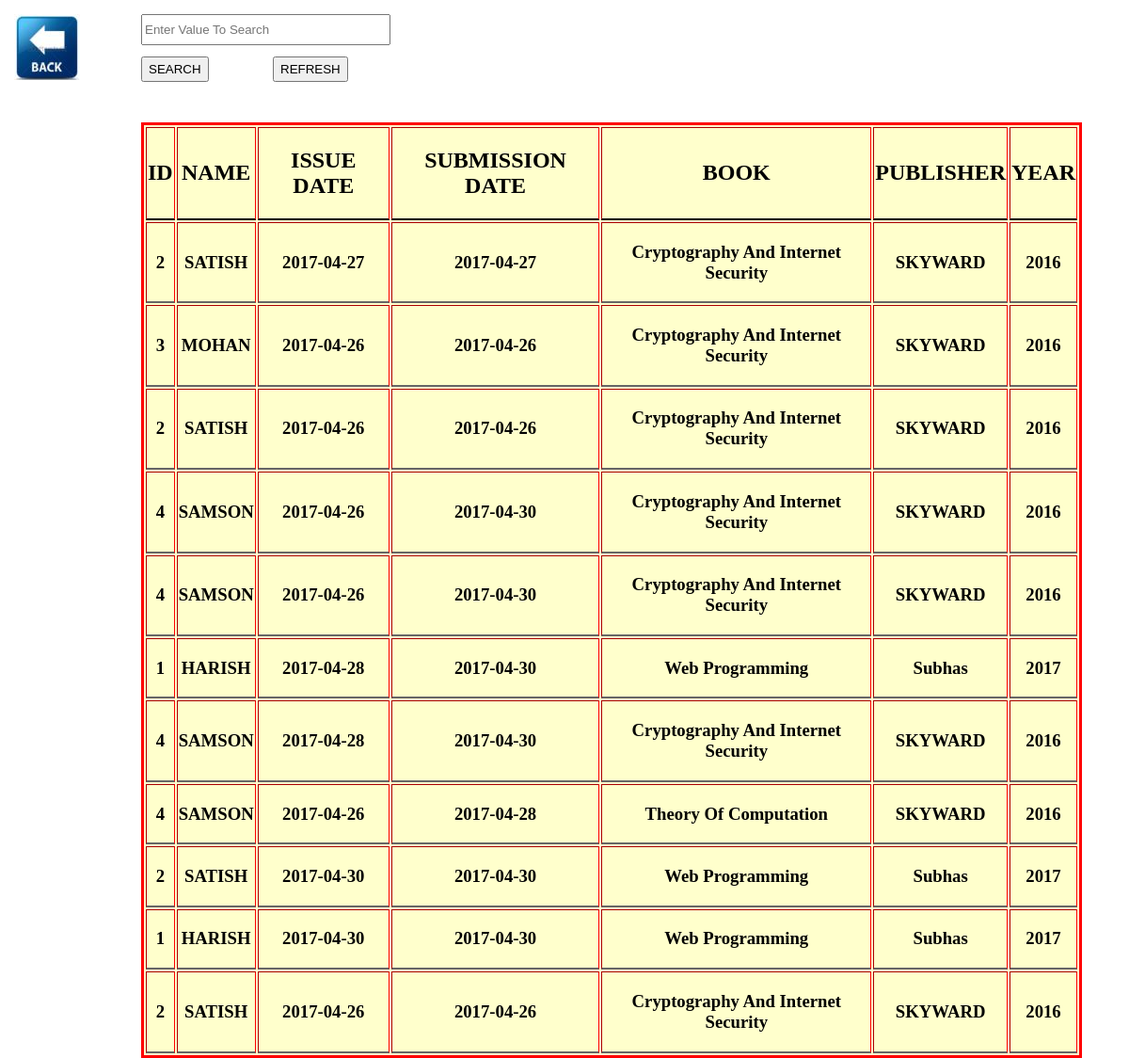
The app's page /issuelist.php with its own data.
### tables this page shows
CREATE TABLE `new_book` (
  `id` int(11) NOT NULL,
  `mem_id` varchar(100) NOT NULL,
  `mem_name` varchar(100) NOT NULL,
  `issued_date` varchar(255) NOT NULL,
  `tosub` varchar(255) NOT NULL,
  `submit_date` varchar(255) NOT NULL,
  `charge` varchar(200) NOT NULL,
  `name` varchar(200) NOT NULL,
  `pub` varchar(255) NOT NULL,
  `year` int(100) NOT NULL
);

### issuelist.php (the view, shortened to what this page needs)
<?php
if(isset($_POST['search']))
{
    $valueToSearch = $_POST['valueToSearch'];
    $query = "SELECT * FROM `new_book` WHERE `mem_id`='$valueToSearch' OR `mem_name`='$valueToSearch' OR `issued_date`='$valueToSearch' OR `tosub`='$valueToSearch' OR `name`='$valueToSearch' OR `pub`='$valueToSearch' OR `year`='$valueToSearch'";
    $search_result = filterTable($query);
}
 else {
    $query = "SELECT * FROM `new_book`";
    $search_result = filterTable($query);
}
function filterTable($query)
{
    $connect = mysqli_connect("localhost", "root", "", "libpro");
    $filter_Result = mysqli_query($connect, $query);
    return $filter_Result;
}
?>
<!DOCTYPE html>
<html>
    <head>
    </head>
    <body>
        <form action="issuelist.php" method="post">
		<div class="back">
		<a href="BOOK_ISSUE.php"><img src="images\BACK.jpg"> </a>
		</div>
		<div class="value">
            <input type="text" name="valueToSearch" placeholder="Enter Value To Search" size="30px" style="height: 27px;"/><br><br>
			</div>
			<div class="reset">
			<input type="submit" name="reset" value="REFRESH" style="height: 27px;"/><br><br>
			</div>
			<div class="search">
            <input type="submit" name="search" value="SEARCH" style="height: 27px;"/><br><br>
			</div>
            <table width="1000" border="10" align="center">
                <tr>
                    <th><h2>ID</h2></th>
                    <th><h2>NAME</h2></th>
                    <th><h2>ISSUE DATE</h2></th>
                    <th><h2>SUBMISSION DATE</h2></th>
					<th><h2>BOOK</h2></th>
					<th><h2>PUBLISHER</h2></th>
					<th><h2>YEAR</h2></th>
                </tr>
                <?php while($row = mysqli_fetch_array($search_result)):?>
                <tr>
                    <td><h3><center><?php echo $row['mem_id'];?></center></h3></td>
                    <td><h3><center><?php echo $row['mem_name'];?></center></h3></td>
                    <td><h3><center><?php echo $row['issued_date'];?></center></h3></td>
                    <td><h3><center><?php echo $row['tosub'];?></center></h3></td>
					<td><h3><center><?php echo $row['name'];?></center></h3></td>
					<td><h3><center><?php echo $row['pub'];?></center></h3></td>
					<td><h3><center><?php echo $row['year'];?></center></h3></td>
                </tr>
                <?php endwhile;?>
            </table>
        </form>
    </body>
</html>

### issuelist.php (style rules this page uses)
table { position:absolute; top:130px; left:150px; border:3px solid red; background-color:#FFC; }
th { border-bottom:2px solid #000; }
td { border-bottom:2px solid #666; }
.reset { position:absolute; top:60px; left:290px; }
.search { position:absolute; top:60px; left:150px; }
.value { position:absolute; top:15px; left:150px; }
.back { position:absolute; top:15px; left:15px; }

### records on screen
new_book: mem "2", mem_name "SATISH", issued_date "2017-04-27", tosub "2017-04-27", name "Cryptography And Internet Security", pub "SKYWARD", year "2016"
new_book: mem "3", mem_name "MOHAN", issued_date "2017-04-26", tosub "2017-04-26", name "Cryptography And Internet Security", pub "SKYWARD", year "2016"
new_book: mem "2", mem_name "SATISH", issued_date "2017-04-26", tosub "2017-04-26", name "Cryptography And Internet Security", pub "SKYWARD", year "2016"
new_book: mem "4", mem_name "SAMSON", issued_date "2017-04-26", tosub "2017-04-30", name "Cryptography And Internet Security", pub "SKYWARD", year "2016"
new_book: mem "4", mem_name "SAMSON", issued_date "2017-04-26", tosub "2017-04-30", name "Cryptography And Internet Security", pub "SKYWARD", year "2016"
new_book: mem "1", mem_name "HARISH", issued_date "2017-04-28", tosub "2017-04-30", name "Web Programming", pub "Subhas", year "2017"
new_book: mem "4", mem_name "SAMSON", issued_date "2017-04-28", tosub "2017-04-30", name "Cryptography And Internet Security", pub "SKYWARD", year "2016"
new_book: mem "4", mem_name "SAMSON", issued_date "2017-04-26", tosub "2017-04-28", name "Theory Of Computation", pub "SKYWARD", year "2016"
new_book: mem "2", mem_name "SATISH", issued_date "2017-04-30", tosub "2017-04-30", name "Web Programming", pub "Subhas", year "2017"
new_book: mem "1", mem_name "HARISH", issued_date "2017-04-30", tosub "2017-04-30", name "Web Programming", pub "Subhas", year "2017"
new_book: mem "2", mem_name "SATISH", issued_date "2017-04-26", tosub "2017-04-26", name "Cryptography And Internet Security", pub "SKYWARD", year "2016"
